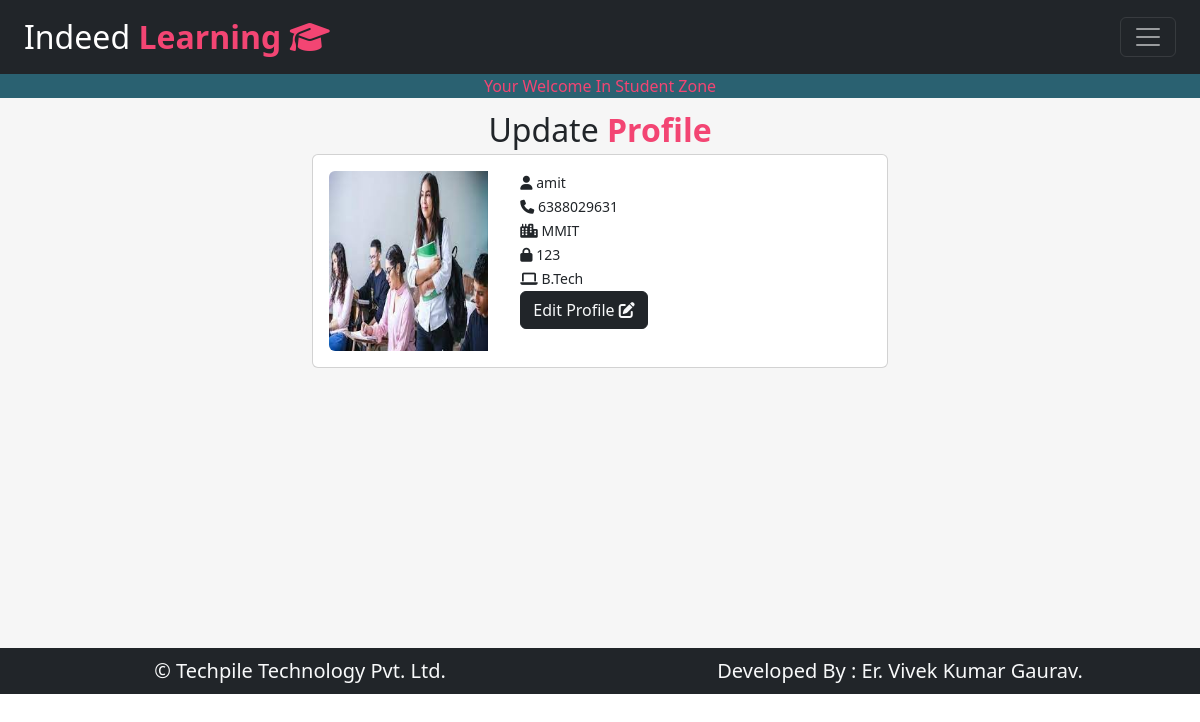
The page /student/uprofile/ (signed in) on the database its author committed.
### user/models.py (models this page shows, shortened)
class signup(models.Model):
    name=models.CharField(max_length=200,null=True)
    email=models.CharField(max_length=200,primary_key=True)
    mobile=models.CharField(max_length=30,null=True)
    profile=models.ImageField(upload_to='static/profile/',null=True)
    course=models.CharField(max_length=30,null=True)
    pyear=models.CharField(max_length=30,null=True)
    college=models.CharField(max_length=200,null=True)
    batch=models.ForeignKey(studentbatch,on_delete=models.CASCADE,null=True)
    status=models.CharField(max_length=30,null=True)
    passwd=models.CharField(max_length=100,null=True)
    batchid=models.IntegerField(null=True)

### student/views.py (the view, shortened to what this page needs)
# urls.py: path('uprofile/',views.uprofile),
def uprofile(request):
    user=request.session.get('user')
    udata=signup.objects.filter(email=user)
    md={"udata":udata}
    return render(request,'student/uprofile.html',md)

### templates/student/uprofile.html (shortened to what this page needs)
{% extends 'base1.html'%}
{% load static %}
{% block studentzone %}
<div class="text-center fs-2 mt-2">
    Update<b class="txt-mycolor1"> Profile</b>
</div>
<div class="row">
    <div class="col-sm-6 mx-auto">
        {% for i in udata %}
        <div class="card mb-3">
  <div class="row g-0">
    <div class="col-md-4 p-3">
      <img src="/{{i.profile}}" style="height:180px;" class="img-fluid rounded-start" alt="...">
    </div>
    <div class="col-md-8">
      <div class="card-body">
          <p class="card-text" style="line-height:24px;font-size:14px;">
              <i class="fa-solid fa-user"></i> {{i.name}}<br/>
              <i class="fa-solid fa-phone"></i> {{i.mobile}}<br/>
              <i class="fa-solid fa-city"></i> {{i.college}}<br/>
              <i class="fa-solid fa-lock"></i> {{i.passwd}}<br/>
              <i class="fa-solid fa-laptop"></i> {{i.course}}<br/>
              <a href="#" class="btn btn-dark text-light" onclick="demo()">
                  Edit Profile <i class="fa-solid fa-pen-to-square btn-sm"></i>
              </a>
          </p>
       </div>
    </div>
  </div>
</div>
        {% endfor %}
    </div>
</div>
{% endblock%}

### templates/base1.html (style rules this page uses)
:root { --bgcolor1:#f34573; --bgcolor2:#2a6171; --txtcolor1:#f34573; --txtcolor2:#2a6171; }
.txt-mycolor1 { color:var(--txtcolor1); }

### rows shown on the page
signup: profile (picture), name "amit", mobile "6388029631", college "MMIT", passwd "123", course "B.Tech"
